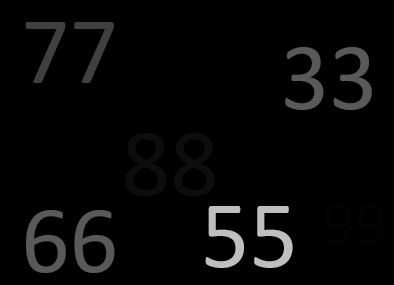
#> input picture ch_9/number.jpg, 394 x 285 px
$ python ch9_8.py
#> lines starting #> are read from the running program, lines starting #| are printed output that depends on the picture; after the words box and inside, x2 and y2 are one past the last pixel; in counts of white or black regions, pixels touching at a corner belong together
# number recognization

import cv2

src = cv2.imread('number.jpg')
#> src is the input picture: shape (285, 394, 3); min 0, max 203, mean 7.8

thresh_1 = 127
thresh_2 = 10
maxval = 255

ret1, dst1 = cv2.threshold(src, thresh_1, maxval, cv2.THRESH_BINARY_INV)
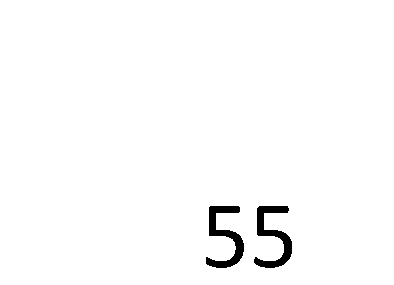
#> dst1: shape (285, 394, 3); 98.3% white; 2 black regions, box (x1, y1, x2, y2) and area: (206, 206, 244, 268) 930, (254, 206, 292, 268) 925
#> ret1 = 127
ret11, dst11 = cv2.threshold(src, thresh_1, maxval, cv2.THRESH_BINARY)
#> ret11 = 127
ret2, dst2 = cv2.threshold(src, thresh_2, maxval, cv2.THRESH_BINARY_INV)
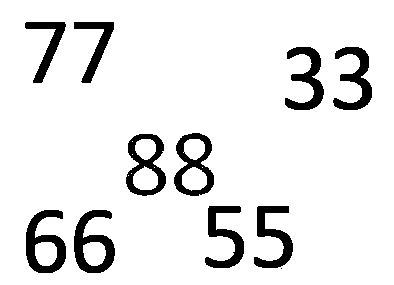
#> dst2: shape (285, 394, 3); 90.7% white; 11 black regions (1 under 20 px), largest, box (x1, y1, x2, y2) and area: (74, 210, 115, 273) 1234, (26, 210, 66, 273) 1228, (285, 47, 324, 110) 1082
#> ret2 = 10
ret22, dst22 = cv2.threshold(src, thresh_2, maxval, cv2.THRESH_BINARY)
#> ret22 = 10

cv2.imshow('Src', src)
cv2.imshow('INV DST-127', dst1)
cv2.imshow('INV DST - 10', dst2)
cv2.imshow('DST-127', dst11)
cv2.imshow('DST - 10', dst22)

cv2.waitKey(0)
cv2.destroyAllWindows()
